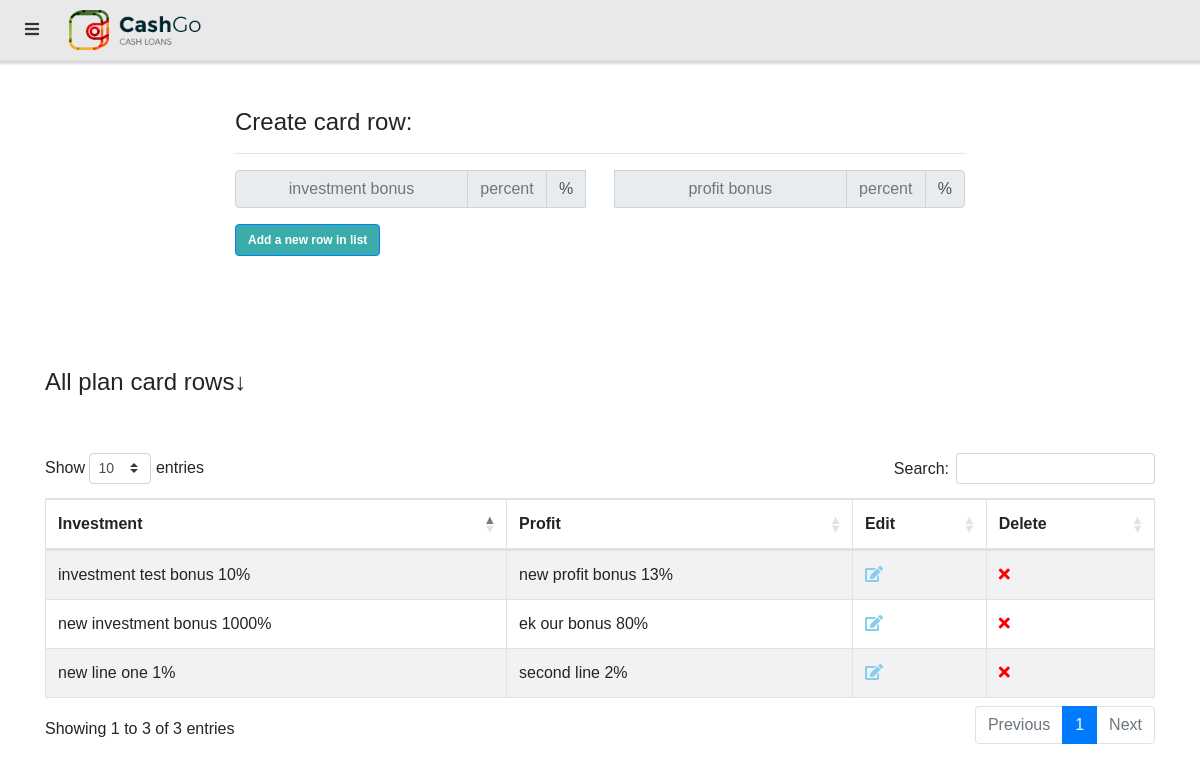
/admin/plan-card-rows.php, run on the app's committed database.
### tables this page shows
CREATE TABLE `home` (
  `logo` varchar(225) NOT NULL,
  `id` int(11) NOT NULL,
  `title` varchar(255) NOT NULL,
  `hero_img` varchar(225) NOT NULL,
  `tag_line` varchar(255) NOT NULL,
  `card1_title` varchar(255) NOT NULL,
  `card1_content` varchar(255) NOT NULL,
  `card2_title` varchar(255) NOT NULL,
  `card2_content` varchar(255) NOT NULL,
  `card3_title` varchar(255) NOT NULL,
  `card3_content` varchar(255) NOT NULL,
  `card4_title` varchar(255) NOT NULL,
  `card4_content` varchar(255) NOT NULL,
  `s1_line1` varchar(225) NOT NULL,
  `s1_line2` varchar(255) NOT NULL,
  `s1_content` varchar(255) NOT NULL,
  `s2_line1` varchar(225) NOT NULL,
  `s2_line2` varchar(255) NOT NULL,
  `s3_line1` varchar(225) NOT NULL,
  `s3_line2` varchar(255) NOT NULL,
  `s3_title1` varchar(225) NOT NULL,
  `s3_title2` varchar(255) NOT NULL,
  `s3_title3` varchar(255) NOT NULL,
  `s3_title4` varchar(255) NOT NULL,
  `s3_content1` varchar(225) NOT NULL,
  `s3_content2` varchar(255) NOT NULL,
  `s3_content3` varchar(255) NOT NULL,
  `s3_content4` varchar(255) NOT NULL,
  `t1_link` varchar(225) NOT NULL,
  `t1_content` varchar(255) NOT NULL,
  `t1_name` varchar(255) NOT NULL,
  `t2_link` varchar(225) NOT NULL,
  `t2_content` varchar(255) NOT NULL,
  `t2_name` varchar(255) NOT NULL,
  `t3_link` varchar(225) NOT NULL,
  `t3_content` varchar(255) NOT NULL,
  `t3_name` varchar(255) NOT NULL
);

CREATE TABLE `plan_card_rows` (
  `id` int(11) NOT NULL,
  `content` varchar(255) NOT NULL
);

### admin/plan-card-rows.php (the view, shortened to what this page needs)
<?php include "../includes/db.php"; ?>
<?php
    $query="SELECT * FROM `home`";
    $q_res=mysqli_query($con,$query);
    $row=mysqli_fetch_assoc($q_res);
    $currentLogo=$row['logo'];
?>
<?php include "includes/header.php"; ?>
<div class="container py-5">
  <div class="row" style="align-items-center">
   <div class="col col-8 offset-2">
   <h4>Create card row:</h4>
   <hr>
        <form action="#" method="post" style="width:100%;">
            <div class="form-group">
                <div class="input-group justify-content-between">
                  <div class="input-group-prepend">
                    <input class="input-group-text" name="investment-bonus" placeholder="investment bonus" required>
                    <input class="input-group-text" name="investment-percent" style="max-width:80px;" placeholder="percent" required>
                    <span class="input-group-text">%</span>
                  </div>
                  <div class="input-group-append">
                    <input class="input-group-text" name="profit-bonus" placeholder="profit bonus" required>
                    <input class="input-group-text" name="profit-percent" style="max-width:80px;" placeholder="percent" required>
                    <span class="input-group-text">%</span>
                  </div>
                </div>
            </div>
            <div class="form-group">
                <input type="submit" class="btn btn-primary" name="submit" value="Add a new row in list">
            </div>
        </form>
    </div>
  </div>
</div>
<div class="container py-5">
<div class="d-flex justify-content-between mb-5">
<h4>All plan card rows↓</h4>
</div>
<table id="posts" class="table table-striped table-bordered dt-responsive nowrap" style="width:100%;">
        <thead>
            <tr>
                <th>Investment</th>
                <th>Profit</th>
                <th>Edit</th>
                <th>Delete</th>
            </tr>
        </thead>
        <tbody>
            <?php
                $query="SELECT * FROM `plan_card_rows`";
                $q_res=mysqli_query($con,$query);
                while($row=mysqli_fetch_assoc($q_res)){
                $id=$row['id'];
                $content=$row['content'];
                $content=htmlspecialchars_decode($content);
                    echo "<tr>";
                    echo "$content";
                    echo "<td><a href='edit-plan-card-row.php?edit=$id'><i style='color:skyblue;' class='fa fa-edit mr-2'></i></a></td>";
                    echo "<td><a href='delete-plan-card-row.php?delete=$id'><i style='color:red;' class='fa fa-times mr-2'></i></a></td>";
                    echo "</tr>";
                }
            ?>
        </tbody>
    </table>
</div>
<?php include "includes/footer.php"; ?>

### admin/includes/header.php (shortened to what this page needs)
<!DOCTYPE html>
<html lang="en">
<head>
    <link rel="stylesheet" href="https://maxcdn.bootstrapcdn.com/bootstrap/4.5.2/css/bootstrap.min.css">
    <link rel="stylesheet" href="https://cdnjs.cloudflare.com/ajax/libs/font-awesome/4.7.0/css/font-awesome.min.css">
    <link rel="stylesheet" href="https://use.fontawesome.com/releases/v5.12.0/css/all.css">
    <link rel="stylesheet" href="https://cdn.datatables.net/1.10.22/css/dataTables.bootstrap4.min.css">
    <link rel="stylesheet" href="
https://cdn.datatables.net/responsive/2.2.6/css/responsive.bootstrap4.min.css">
    <link rel="stylesheet" href="assets/css/styles.css">
    <link rel="stylesheet" href="assets/css/menu_bar.css">
</head>
<body>
   <div class="nav_bar">
      <a href="#">
      <i class="fa fa-bars"></i>
      </a>
       <img style="width:132px;" src="../assets/img/<?php echo $currentLogo; ?>" alt="backgound image">
   </div>

### admin/assets/css/styles.css (style rules this page uses)
body { overflow-x: hidden; }
.btn { background-color: #3aadaa; font-family: Montserrat, sans-serif; font-size: 12px; font-weight: 600; color: #fff; }
body { font-family: 'Poppins', sans-serif !important; }
h4 { font-size: 24px !important; }

### admin/assets/css/menu_bar.css (style rules this page uses)
*,ul,li { margin: 0; padding: 0; box-sizing: border-box; }
body { position: relative; }
.nav_bar { position: relative; z-index: 1000; background-color: #e9e9e9; padding: 10px 25px; display: flex; align-items: center; box-shadow: 0 2px 2px 2px rgba(0,0,0,0.15); }
.nav_bar>a { margin-right: 30px; }
.nav_bar>a>i { color: #333; }

### data on the page
home: logo (picture)
plan_card_rows: content "new line one 1% second line 2%"
plan_card_rows: content "new investment bonus 1000% ek our bonus 80%"
plan_card_rows: content "investment test bonus 10% new profit bonus 13%"
